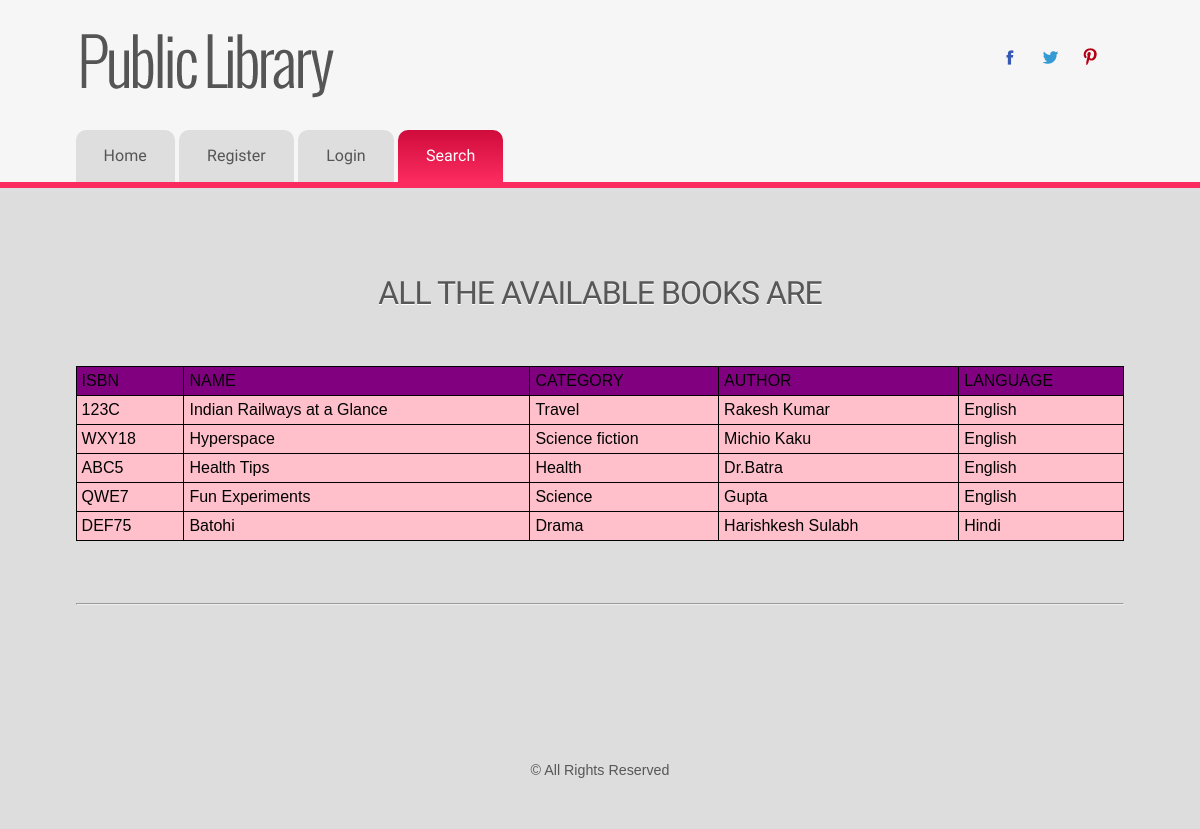
The page /all_desc_sort.php on the database its author committed.
### tables this page shows
CREATE TABLE IF NOT EXISTS `books` (
  `book_isbn` varchar(10) NOT NULL,
  `book_name` text NOT NULL,
  `category` text NOT NULL,
  `author` text NOT NULL,
  `language` text,
  PRIMARY KEY (`book_isbn`)
);

### all_desc_sort.php (the view, shortened to what this page needs)
<?php
	include "header.php";
	?>
			    <li><a href='index.php'><span>Home</span></a></li>
				<li><a href='register.php'><span>Register</span></a></li>
				<li><a href='login.php'><span>Login</span></a></li>
			    <li class='active'><a href='search.php'><span>Search</span></a></li><div class="clear"></div>
			 </ul>
	</div>
</div>
</div>
</div>
</div>
<div class="main_btm">
<div class="wrap">
	<div class="main">
		<div class="content">
			<br><br><h2 class="style" align="center">All the Available Books are </h2><br><br><br>
			<table style="width:100%" align="center" border="1" cellpadding="1" cellspacing="1">
		  <b><tr>
		  <th>ISBN</th>
		  <th>NAME</th>
		  <th>CATEGORY</th>
		  <th>AUTHOR</th>
		  <th>LANGUAGE</th>
		  </tr>
		  </b>
		  <?php
	$sql="SELECT * FROM books order by book_name DESC";
	$records=mysql_query($sql);
		  while($book=mysql_fetch_assoc($records)) {
			  echo "<tr>";
			  echo "<td>".$book['book_isbn']."</td>";
			  echo "<td>".$book['book_name']."</td>";
			  echo "<td>".$book['category']."</td>";
			  echo "<td>".$book['author']."</td>";
			  echo "<td>".$book['language']."</td>";
			  echo "</tr>";
		  }
		  ?>
		  </table>
		  <br><br><br> <hr> <br><br><br>
  			<?php
	include "footer.php";
   ?>

### css/style.css (style rules this page uses)
html,body,div,span,applet,object,iframe,h1,h2,h3,h4,h5,h6,p,blockquote,pre,a,abbr,acronym,address,big,cite,code,del,dfn,em,img,ins,kbd,q,s,samp,small,strike,strong,sub,sup,tt,var,b,u,i,dl,dt,dd,ol,nav ul,nav li,fieldset,form,label,legend,table,caption,tbody,tfoot,thead,tr,th,td,article,aside,canvas,details,embed,figure,figcaption,footer,header,hgroup,menu,nav,output,ruby,section,summary,time,mark,audio,video { margin:0;padding:0;border:0;font-size:100%;font:inherit;vertical-align:baseline; }
table { border-collapse:collapse;border-spacing:0; }
a { text-decoration:none; }
body { background-color: #f6f6f6; font-family: Arial, Geneva,Helvetica, sans-serif; font-size: 100%; }
.wrap { margin:0 auto; width:80%; }
.cssmenu > ul > li { display:inline-block; position: relative; }
.cssmenu > ul > li.active a { color:#ffffff; background-color: #e1184a; background-image: -moz-linear-gradient(top, #cf0c3c, #fc2b5f); background-image: -webkit-gradient(linear, 0 0, 0 100%, from(#cf0c3c), to(#fc2b5f)); background-image: -webkit-linear-gradient(top, #cf0c3c, #fc2b5f); background-image: -o-linear-gradient(top, #cf0c3c, #fc2b5f); background-image: linear-gradient(to bottom, #cf0c3c, #fc2b5f); background-repeat: repeat-x; filter: progid:DXImageTransform.Microsoft.gradient(startColorstr='#ffcf0c3c', endColorstr='#fffc2b5f', GradientType=0); border-color: #fc2b5f #fc2b5f #d70338; border-color: rgba(0, 0, 0, 0.1) rgba(0, 0, 0, 0.1) rgba(0, 0, 0, 0.25); filter: progid:DXImageTransform.Microsoft.gradient(enabled = false); }
.cssmenu > ul > li > a { font-family: 'Quattrocento Sans', sans-serif; color: #ffffff; display: block; font-size: 16px; line-height: 1.8em; padding: 12px 28px; background: rgba(12, 12, 12, 0.1); color: #555555; border-top-left-radius: 10px; border-top-right-radius: 10px; -webkit-border-top-left-radius: 10px; -webkit-border-top-right-radius: 10px; -moz-border-top-left-radius: 10px; -moz-border-top-right-radius: 10px; -o-border-top-left-radius: 10px; -o-border-top-right-radius: 10px; }
.main { padding: 4%; }
.content h2 { letter-spacing: -1px; text-transform: uppercase; font-size: 2em; color: #575757; font-family: 'Quattrocento Sans', sans-serif; text-shadow: 0 1px 0 white; }
.main_btm { background: #dddddd; }
@media only screen and (max-width: 1280px) { .wrap { width:95%; } }

### css/table.css (style rules this page uses)
th { background-color: purple; }
tr { background-color: pink; }
th, td { padding: 5px; text-align: left; }
table, th, td { border: 1px solid black; border-collapse: collapse; }

### rows shown on the page
books: book_isbn "123C", book_name "Indian Railways at a Glance", category "Travel", author "Rakesh Kumar", language "English"
books: book_isbn "WXY18", book_name "Hyperspace", category "Science fiction", author "Michio Kaku", language "English"
books: book_isbn "ABC5", book_name "Health Tips", category "Health", author "Dr.Batra", language "English"
books: book_isbn "QWE7", book_name "Fun Experiments", category "Science", author "Gupta", language "English"
books: book_isbn "DEF75", book_name "Batohi", category "Drama", author "Harishkesh Sulabh", language "Hindi"
